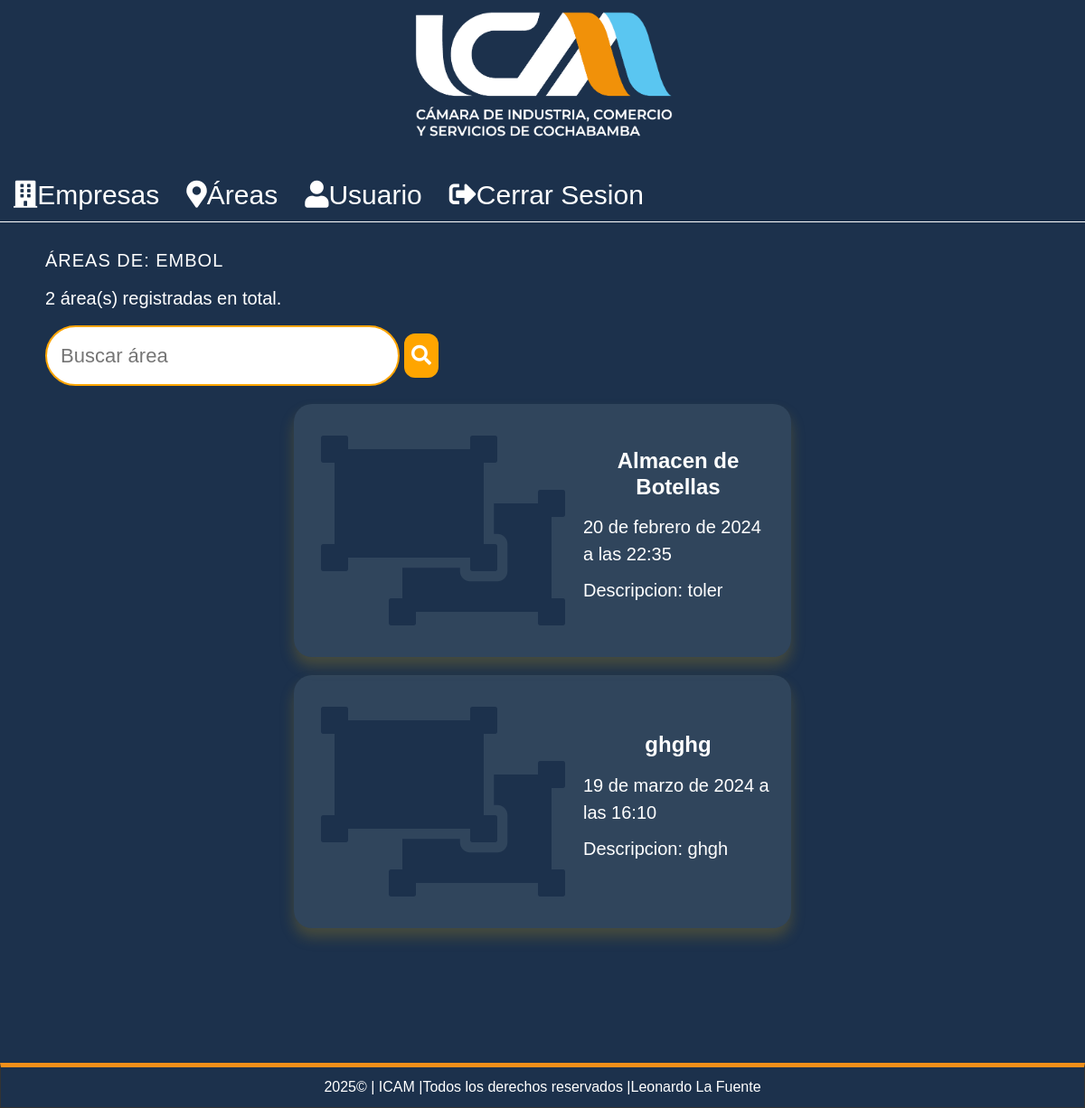
/empresa/41/areas (signed in), run on an earlier commit of the app's database.
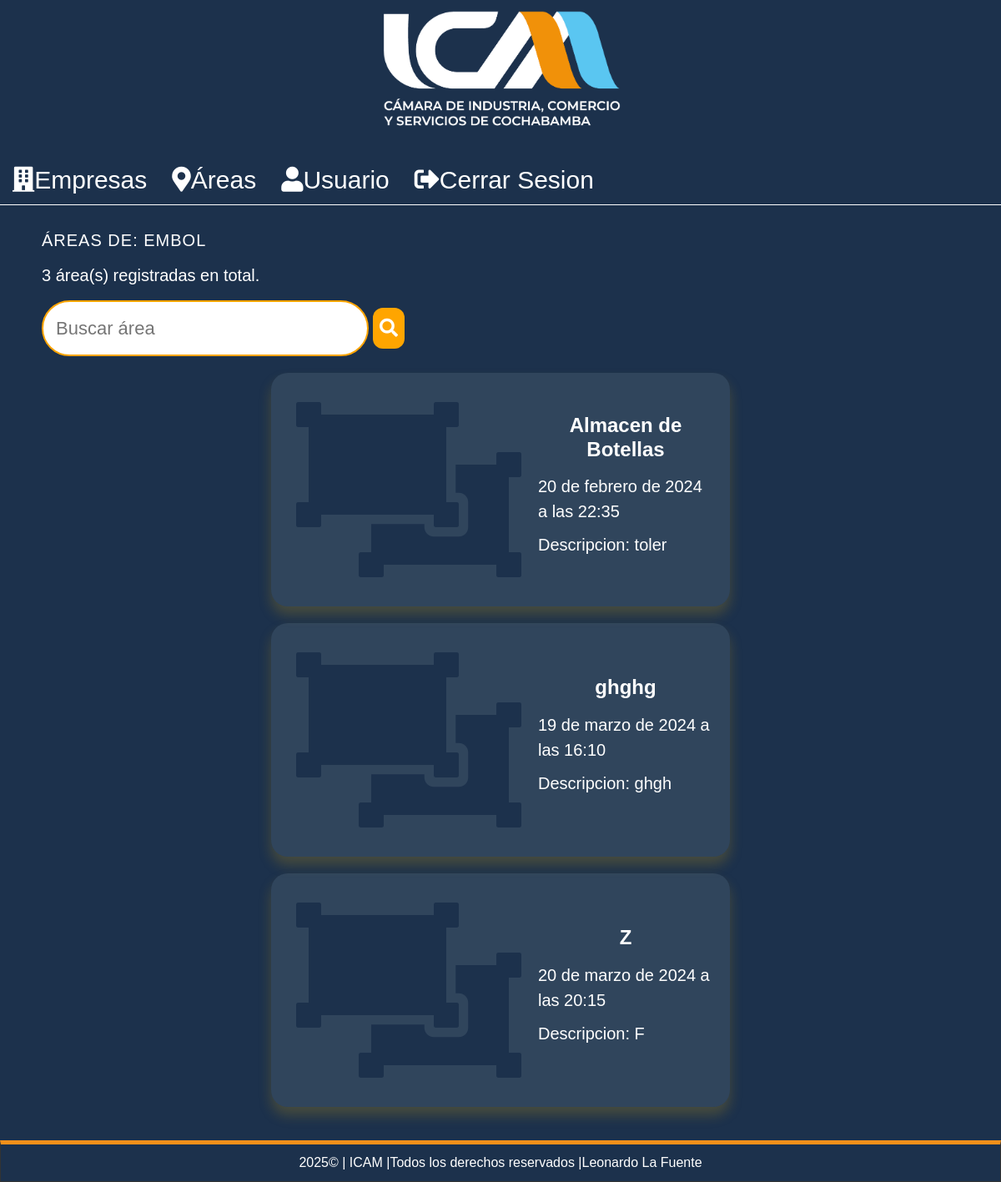
And on a later commit of the database.
### record/models.py (models this page shows, shortened)
class Area(models.Model):
    name = models.CharField(max_length=200,verbose_name='Nombre del Area')
    description = models.TextField(verbose_name='Descripcion')
    created_at = models.DateTimeField(auto_now_add=True,verbose_name='Creado el')
    updated_at = models.DateTimeField(auto_now=True,verbose_name='Editado el')
    company = models.ForeignKey(Company, on_delete=models.CASCADE)
    class Meta:
        verbose_name='Area'
        verbose_name_plural='Areas'

### record/views.py (the view)
# urls.py: path('empresa/<int:company_id>/areas', views.company_areas, name='company_areas'),
@login_required(login_url="login")
def company_areas(request, company_id):
    company = get_object_or_404(Company, id=company_id)
    areas = Area.objects.filter(company=company)
    request.session['selected_company_id'] = company.id
    return render(request, 'positions/list.html', {
        'title': 'ÁREAS',
        'areas': areas,
        'company': company  # Pasa el objeto company a la plantilla
    })

### pages/context_processors.py (called while the page is built)
def get_pages(request):
    pages = Page.objects.filter(visible=True).order_by('order').values_list('id','title','slug')
    return {
        'pages':pages
    }

### record/processor.py (called while the page is built)
def get_areas(request):
    if request.user.is_authenticated and 'selected_company_id' in request.session:
        try:
            company = Company.objects.get(id=request.session['selected_company_id'])
            areas = Area.objects.filter(company=company).values_list('id', 'name')
            return {
                'areas': areas,
                'selected_company_id': request.session['selected_company_id'],
                'selected_area_id': request.session.get('selected_area_id', None)  # Agrega esta línea
            }
        except Company.DoesNotExist:
            return {
                'areas': [],
            }
    else:
        return {
            'areas': [],
        }

### record/templates/positions/list.html (shortened to what this page needs)
{% extends "layouts/layout.html" %}
{%block content%}
<h1 class="title" style="text-transform: uppercase;"> {{title}} DE: {{company.name}} </h1>
<p>{{ areas.count }} área(s) registradas en total.</p>
<div style="display: flex; justify-content: space-between; align-items: center;">
  <form method="get" action="{% url 'search_area' company.id %}" style="display: flex; align-items: center;">
    <input type="text" name="q" placeholder="Buscar área" style="margin: 0; padding: 15px; border-radius: 50px;font-size:22px">
    <button class="form-button" type="submit" style="margin: 5px; padding: 8px;border:0;"><i class="fas fa-search"></i></button>
</form>
</div>
{% for area in areas %}
    {% if area.id %}
        <a href="{% url 'area' area.id%}" style="text-decoration: none; color: inherit;">
        <div class="position-item">
            <div class="logo">
                <i class="fa fa-object-ungroup" style="font-size: 15em; color: #1c314c;padding-left:10px;"></i>
            </div>
                <div class="data">
                    <h3>{{ area.name }}</h3>
                    <p>{{ area.created_at }}</p>
                    <p>Descripcion: {{ area.description }}</p>
                </a>
        </div>
            </div>
    {% else %}
        <article class="position-item">
            <div class="data">
                <h3>No hay áreas disponibles para esta empresa.</h3>
            </div>
        </article>
    {% endif %}
{% endfor %}
{%endblock%}

What changed in the data, as far as the page shows it:
added Area: name "Z", created_at "20 de marzo de 2024 a las 20:15", description "F"
Also different on the page:
{{ areas.count }}: "2" → "3"
